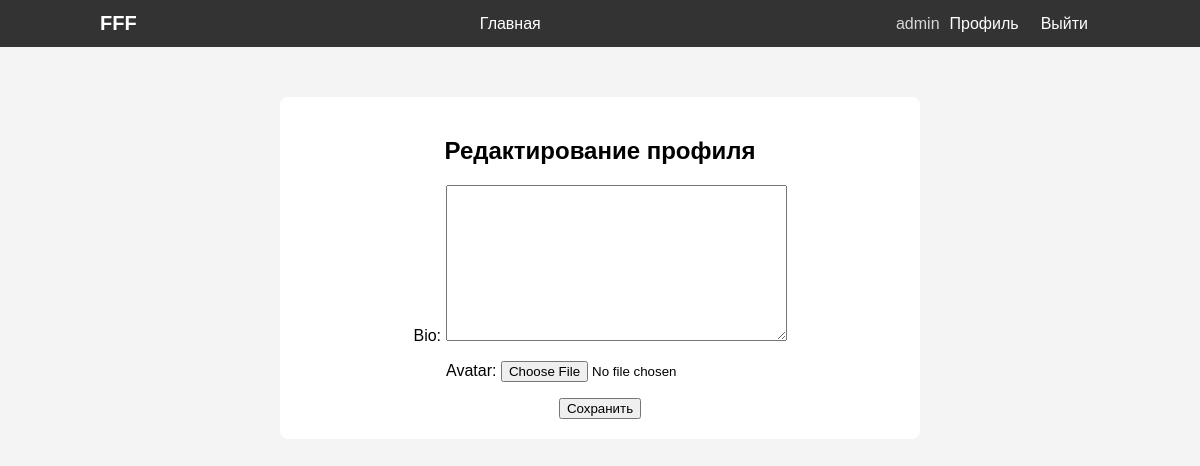
The page /profile/edit/ (signed in) on the database as committed earlier.
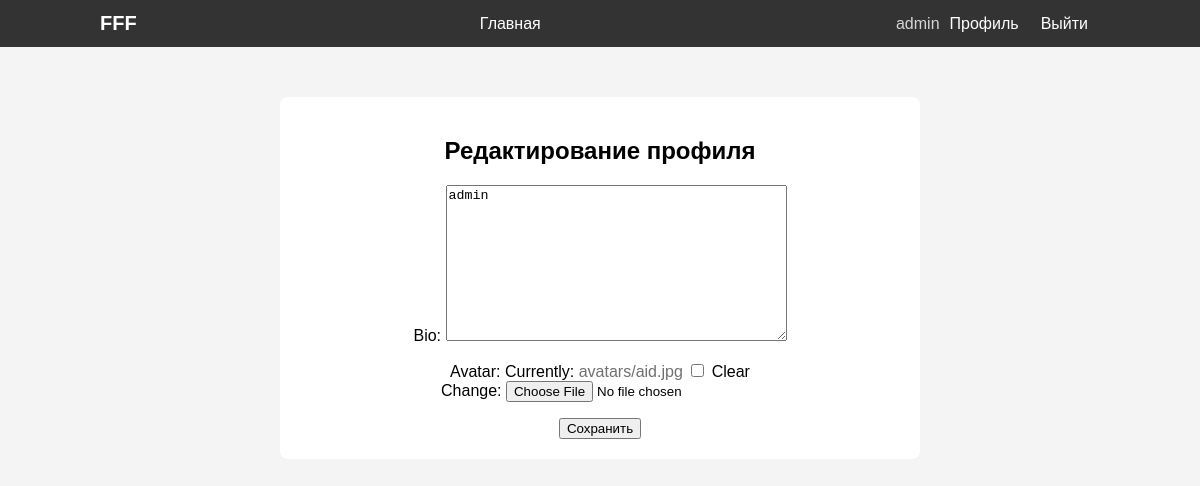
The same page on the database as committed later.
### laba/models.py (models this page shows, shortened)
class Profile(models.Model):
    user = models.OneToOneField(User, on_delete=models.CASCADE)
    bio = models.TextField(blank=True)
    avatar = models.ImageField(upload_to='avatars/', blank=True)

### laba/views.py (the view)
# urls.py: path('profile/edit/', views.profile_edit, name='profile_edit'),
@login_required
def profile_edit(request):
    profile = request.user.profile
    if request.method == 'POST':
        form = ProfileForm(request.POST, request.FILES, instance=profile)
        if form.is_valid():
            form.save()
            return redirect('profile', username=request.user.username)
    else:
        form = ProfileForm(instance=profile)
    return render(request, 'laba/profile_edit.html', {'form': form})

### laba/forms.py
class ProfileForm(forms.ModelForm):
    class Meta:
        model = Profile
        fields = ['bio', 'avatar']

### laba/templates/laba/profile_edit.html (shortened to what this page needs)
{% extends 'laba/base.html' %}
{% block content %}
<div class="profile">
    <h2>Редактирование профиля</h2>
    <form method="post" enctype="multipart/form-data">
        {{ form.as_p }}
        <button type="submit">Сохранить</button>
    </form>
</div>
{% endblock %}

Rows that differ between the two databases and show on the page:
changed Profile: bio (not shown) → "admin"
Other text that changed with them:
form field as_p: (not shown) → "☐"
text no longer shown: "Bio: Avatar:"
text now shown: "Bio: Avatar: Currently: avatars/aid.jpg Clear Change:"
